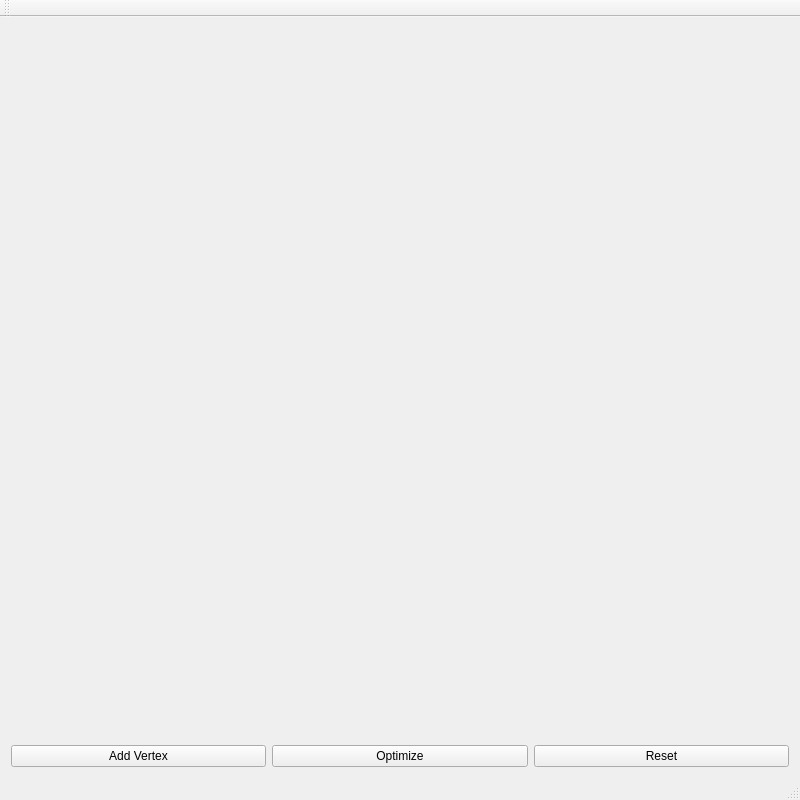
<?xml version="1.0" encoding="UTF-8"?>
<ui version="4.0">
 <class>MainWindow</class>
 <widget class="QMainWindow" name="MainWindow">
  <property name="geometry">
   <rect>
    <x>0</x>
    <y>0</y>
    <width>800</width>
    <height>800</height>
   </rect>
  </property>
  <property name="windowTitle">
   <string>MainWindow</string>
  </property>
  <widget class="QWidget" name="centralWidget">
   <layout class="QVBoxLayout" name="verticalLayout">
    <item>
     <widget class="GLDisplay" name="canvasWidget" native="true"/>
    </item>
    <item>
     <layout class="QHBoxLayout" name="horizontalLayout">
      <item>
       <widget class="QPushButton" name="addVertexButton">
        <property name="text">
         <string>Add Vertex</string>
        </property>
       </widget>
      </item>
      <item>
       <widget class="QPushButton" name="optimizeButton">
        <property name="text">
         <string>Optimize</string>
        </property>
       </widget>
      </item>
      <item>
       <widget class="QPushButton" name="resetButton">
        <property name="text">
         <string>Reset</string>
        </property>
       </widget>
      </item>
     </layout>
    </item>
   </layout>
  </widget>
  <widget class="QMenuBar" name="menuBar">
   <property name="geometry">
    <rect>
     <x>0</x>
     <y>0</y>
     <width>800</width>
     <height>22</height>
    </rect>
   </property>
  </widget>
  <widget class="QToolBar" name="mainToolBar">
   <attribute name="toolBarArea">
    <enum>TopToolBarArea</enum>
   </attribute>
   <attribute name="toolBarBreak">
    <bool>false</bool>
   </attribute>
  </widget>
  <widget class="QStatusBar" name="statusBar"/>
  <action name="actionSubmenu">
   <property name="text">
    <string>submenu</string>
   </property>
  </action>
 </widget>
 <layoutdefault spacing="6" margin="11"/>
 <customwidgets>
  <customwidget>
   <class>GLDisplay</class>
   <extends>QWidget</extends>
   <header location="global">gldisplay.h</header>
   <container>1</container>
  </customwidget>
 </customwidgets>
 <resources/>
 <connections/>
</ui>
